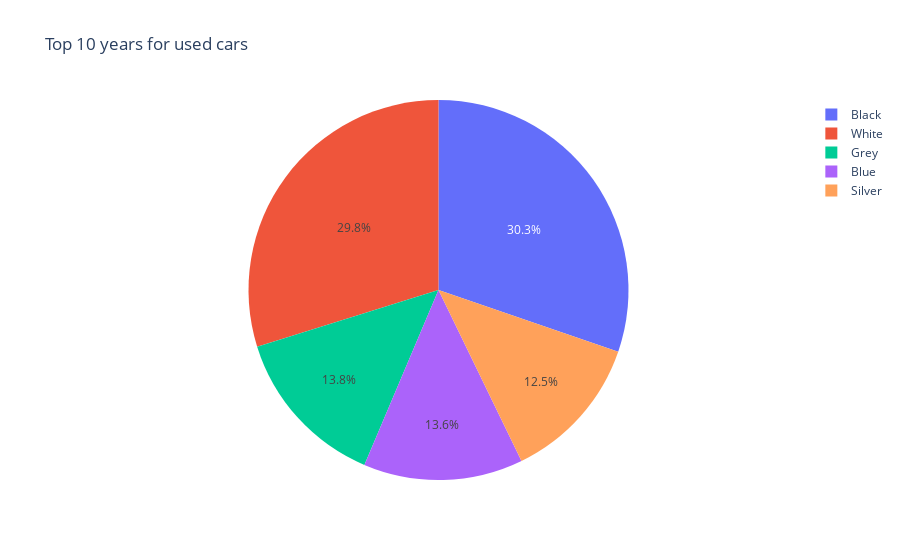

The cell this chart's notebook holds for it:
### Markdown cell above
#### Discussion on City Data
As expected the majority of the top 10 cities are within an hour of the greater toronto area, the exception being Winnipeg, Surrey and Coquitlam. It's likely that Winnipeg is the top 3rd city as its a fairly populous suburban area with some need for cars.

### Code cell
MakeCounts = table["Colour"].value_counts().head(5)
fig = px.pie(MakeCounts,values="Colour",names=MakeCounts.index,title="Top 10 years for used cars ")
fig.show()

### Figure 1 — Plotly figure (JSON) as saved in the notebook; plotly's stock layout.template omitted (floating-point values rounded to 4 significant figures)
{"data": [{"domain": {"x": [0, 1], "y": [0, 1]}, "hovertemplate": "index=%{label}<br>Colour=%{value}<extra></extra>", "labels": ["Black", "White", "Grey", "Blue", "Silver"], "legendgroup": "", "name": "", "showlegend": true, "type": "pie", "values": [816, 804, 372, 366, 338]}], "layout": {"legend": {"tracegroupgap": 0}, "title": {"text": "Top 10 years for used cars "}}}
